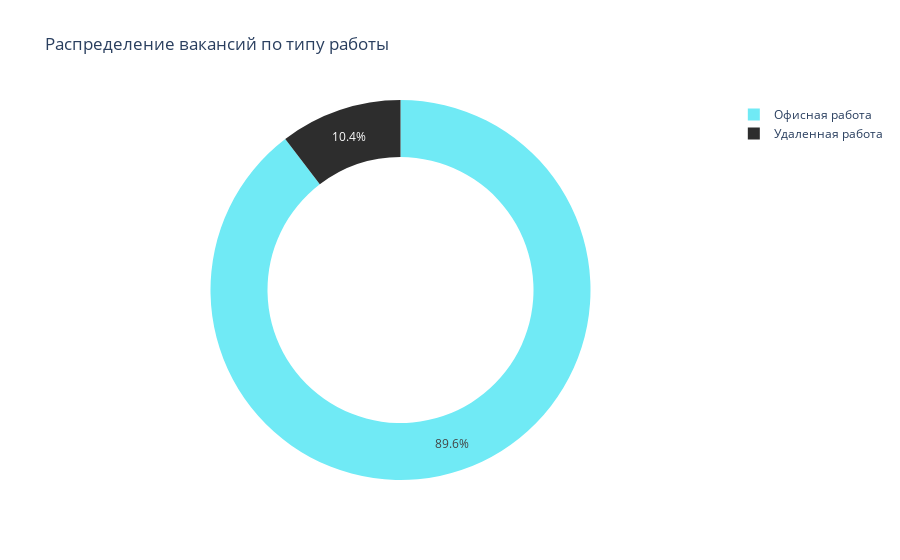

The code cell stored with this chart in its notebook:
### Code cell
remote_counts = df['remote'].value_counts()
office_counts = df['office'].value_counts()

labels = ['Удаленная работа', 'Офисная работа']

fig = go.Figure(data=[
    go.Pie(labels=labels, values=[remote_counts[True], office_counts[True]], 
           hole=.7, marker=dict(colors=['#2d2d2d', '#70eaf5'], line=dict(width=0)))])
fig.update_layout(title='Распределение вакансий по типу работы')
fig.show()

### Figure 1 — Plotly figure (JSON) as saved in the notebook; plotly's stock layout.template omitted (floating-point values rounded to 4 significant figures)
{"data": [{"hole": 0.7, "labels": ["Удаленная работа", "Офисная работа"], "marker": {"colors": ["#2d2d2d", "#70eaf5"], "line": {"width": 0}}, "type": "pie", "values": [537, 4640]}], "layout": {"title": {"text": "Распределение вакансий по типу работы"}}}
